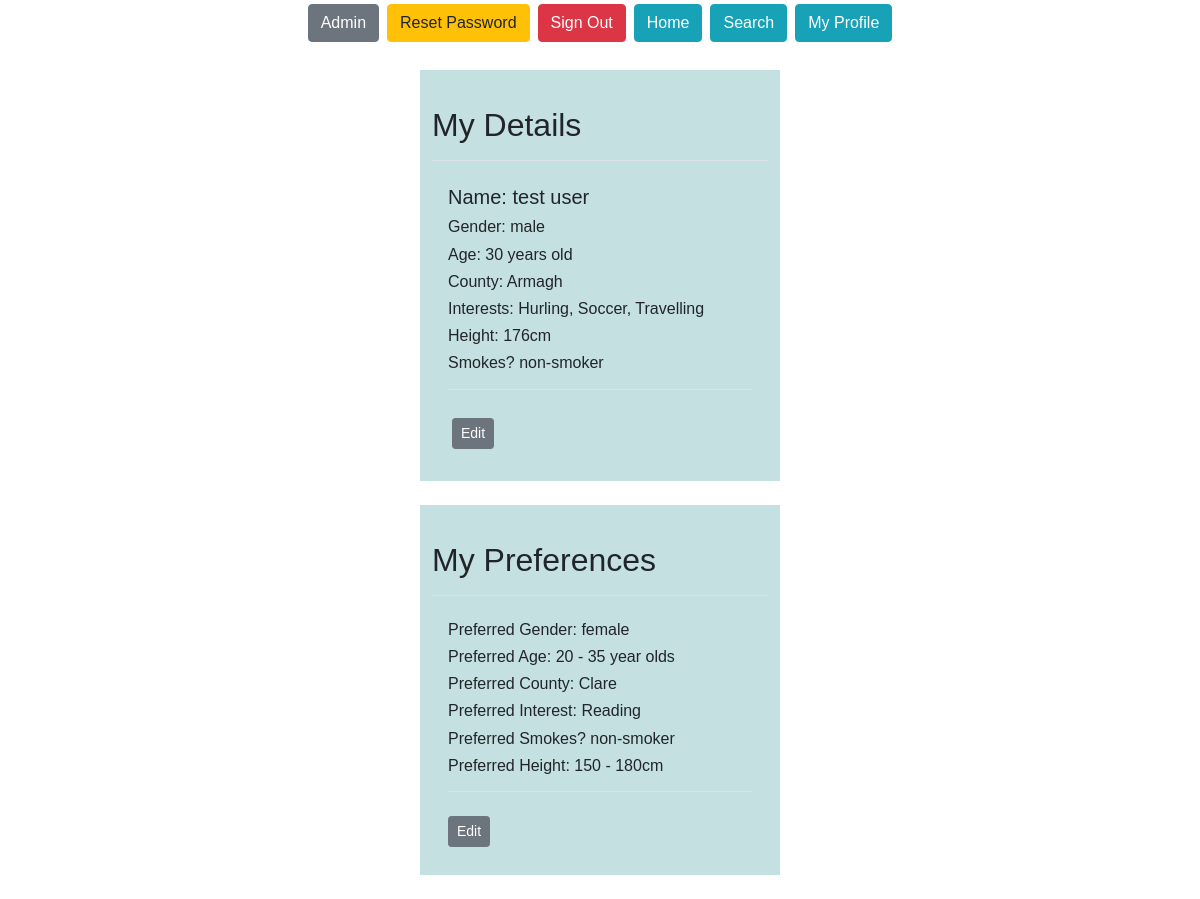
Before: /pages/main/profile.php (signed in) with the older database file.
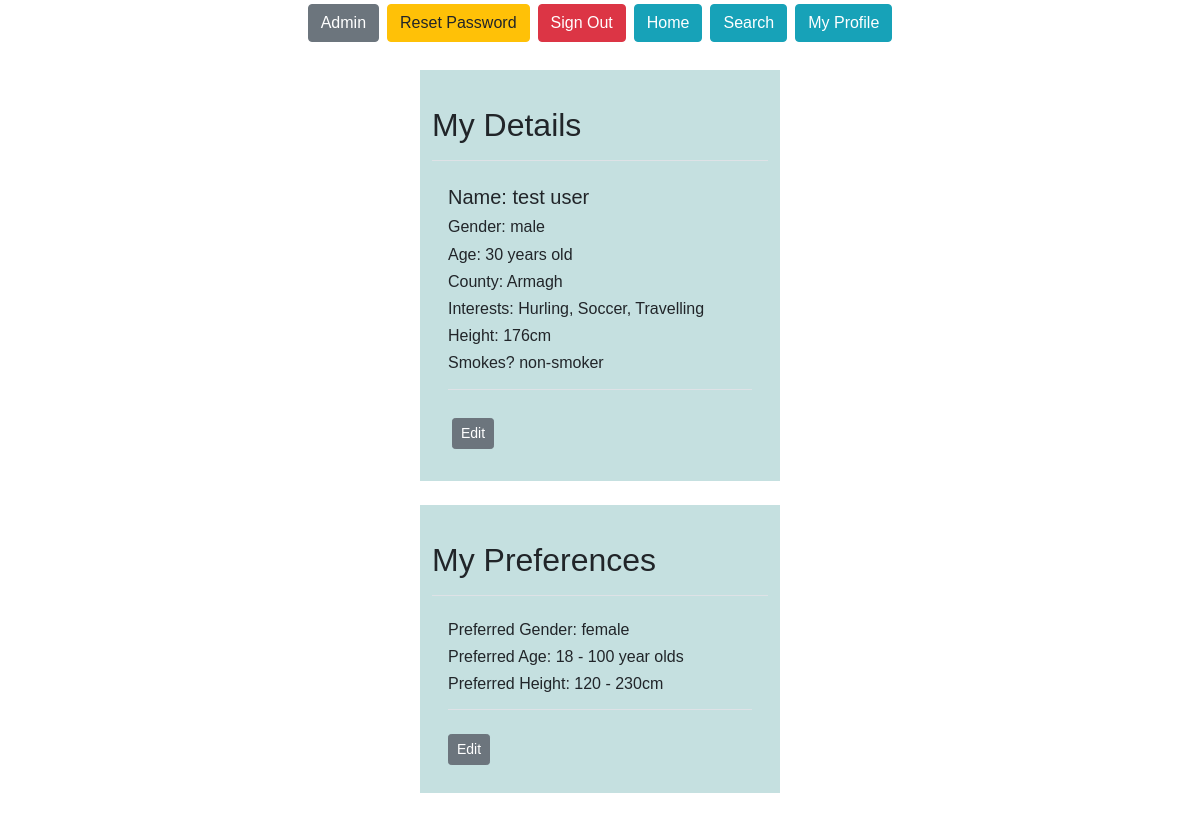
After: the same page with the newer database file.
### tables this page shows
CREATE TABLE preferences (
  userID INT NOT NULL,
  prefGender ENUM("male", "female") NOT NULL,
  prefAgeMin INT NULL DEFAULT 18,
  prefAgeMax INT NULL DEFAULT 100,
  prefCountyID INT NULL,
  prefInterestID INT NULL,
  prefSmokes ENUM("smoker", "non-smoker") NULL,
  prefHeightMin INT NULL DEFAULT 120,
  prefHeightMax INT NULL DEFAULT 230
);

### utilities/utility.php (called while the page is built, shortened)
<?php
function getUserPreferences($link, $userID) {
  $sql = "SELECT prefGender, prefAgeMin, prefAgeMax, prefCountyID, prefInterestID, prefSmokes , prefHeightMin, prefHeightMax FROM preferences WHERE userID = $userID;";
  if($stmt = mysqli_prepare($link, $sql)) {
    if(mysqli_stmt_execute($stmt)) {
      mysqli_stmt_store_result($stmt);
      if(mysqli_stmt_num_rows($stmt) == 1) {
        $preferences = array();
        mysqli_stmt_bind_result($stmt, $prefGenderTemp, $prefAgeMinTemp, $prefAgeMaxTemp, $prefCountyIDTemp, $prefInterestIDTemp, $prefSmokesTemp, $prefHeightMinTemp, $prefHeightMaxTemp);
        while (mysqli_stmt_fetch($stmt)) {
          $preferences['prefGender'] = $prefGenderTemp;
          $preferences['prefAgeMin'] = $prefAgeMinTemp;
          $preferences['prefAgeMax'] = $prefAgeMaxTemp;
          $preferences['prefCountyID'] = ($prefCountyIDTemp) ? $prefCountyIDTemp : 0;
          $preferences['prefInterestID'] = ($prefInterestIDTemp) ? $prefInterestIDTemp : 0;
          $preferences['prefSmokes'] = ($prefSmokesTemp) ? $prefSmokesTemp : "";
          $preferences['prefHeightMin'] = $prefHeightMinTemp;
          $preferences['prefHeightMax'] = $prefHeightMaxTemp;
        }
      }
    }
    else {
      echo "Oops! Something went wrong. Please try again later.";
    }
    if (isset($preferences)) {
      return $preferences;
    }
  }
}
function getEntryNameGivenID($link, $table, $entryName, $entryID, $givenID) {
  if ($givenID >= 1) {
    $sql = "SELECT $entryName FROM $table WHERE $entryID = $givenID;";
    if($stmt = mysqli_prepare($link, $sql)) {
      if(mysqli_stmt_execute($stmt)) {
        mysqli_stmt_store_result($stmt);
        if(mysqli_stmt_num_rows($stmt) == 1) {
          mysqli_stmt_bind_result($stmt, $entryNameTemp);
          while (mysqli_stmt_fetch($stmt)) {
            $entryNameResult = $entryNameTemp;
          }
        }
      }
      else {
        echo "Oops! Something went wrong. Please try again later.";
      }
      if (isset($entryNameResult)) {
        return $entryNameResult;
      }
    }
  }
}
?>

### pages/main/profile.php (the view, shortened to what this page needs)
<?php
require_once "../../utilities/utility.php";
require_once "../../utilities/config.php";
$firstName = $lastName = $gender = $dateOfBirth = $countyName = $smokes = $description = "";
$height = 0;
if(isset($_GET["userID"]) && !empty(trim($_GET["userID"]))) {
  $userID = $_GET["userID"];
  $myProfile = false;
  if (checkIfUserPairExists($link, 'pending', 'pendingUserOne', 'pendingUserTwo', $userID, $_SESSION["userID"])) { $relationshipStatus = "youLikeThem"; }
  else if (checkIfUserPairExists($link, 'pending', 'pendingUserOne', 'pendingUserTwo', $_SESSION["userID"], $userID)) { $relationshipStatus = "theyLikeYou"; }
  else if (checkIfUserPairExists($link, 'rejections', 'rejectionsUserOne', 'rejectionsUserTwo', $userID, $_SESSION["userID"])) { $relationshipStatus = "youRejectThem"; }
  else if (checkIfUserPairExists($link, 'rejections', 'rejectionsUserOne', 'rejectionsUserTwo', $_SESSION["userID"], $userID)) { $relationshipStatus = "theyRejectYou"; }
  else if (checkIfUserPairExistsMatches($link, 'matches', 'matchesUserOne', 'matchesUserTwo', $_SESSION["userID"], $userID)) { $relationshipStatus = "match"; }
}
else {
  $userID = $_SESSION["userID"];
  $myProfile = true;
}
$sql = "SELECT firstName, lastName, description, gender, dateOfBirth, countyName, smokes, height FROM user
JOIN profile JOIN countyList ON user.userID = profile.userID AND profile.countyID = countyList.countyID WHERE user.userID = $userID;";
if($stmt = mysqli_prepare($link, $sql)) {
  if(mysqli_stmt_execute($stmt)) {
    mysqli_stmt_store_result($stmt);
    if(mysqli_stmt_num_rows($stmt) == 1) {
      mysqli_stmt_bind_result($stmt, $firstNameTemp, $lastNameTemp, $descriptionTemp, $genderTemp, $dateOfBirthTemp, $countyNameTemp, $smokesTemp, $heightTemp);
      while (mysqli_stmt_fetch($stmt)) {
        $firstName = $firstNameTemp;
        $lastName = $lastNameTemp;
        $gender = $genderTemp;
        $dateOfBirth = $dateOfBirthTemp;
        $countyName = $countyNameTemp;
        $smokes = $smokesTemp;
        $height = $heightTemp;
      }
    }
  }
  else {
    echo "Oops! Something went wrong. Please try again later.";
  }
}
$sql = "SELECT interestName FROM interestList JOIN interests ON interestList.interestID = interests.interestID WHERE interests.userID = $userID;";
if($stmt = mysqli_prepare($link, $sql)) {
  if(mysqli_stmt_execute($stmt)) {
    mysqli_stmt_store_result($stmt);
    if(mysqli_stmt_num_rows($stmt) >= 1) {
      mysqli_stmt_bind_result($stmt, $interestNameTemp);
      while (mysqli_stmt_fetch($stmt)) {
        $interests[] = $interestNameTemp;
      }
    }
  }
  else {
    echo "Oops! Something went wrong. Please try again later.";
  }
}
$preferences = getUserPreferences($link, $userID);
$prefGender = $preferences['prefGender'];
$prefSmokes = $preferences['prefSmokes'];
$prefAgeMin = $preferences['prefAgeMin'];
$prefAgeMax = $preferences['prefAgeMax'];
$prefHeightMin = $preferences['prefHeightMin'];
$prefHeightMax = $preferences['prefHeightMax'];
$prefInterestID = $preferences['prefInterestID'];
$prefCountyID = $preferences['prefCountyID'];
$prefCountyName = getEntryNameGivenID($link, 'countyList', 'countyName', 'countyID', $prefCountyID);
$prefInterestName = getEntryNameGivenID($link, 'interestList', 'interestName', 'interestID', $prefInterestID);
?>
<div class="wrapper">
  <div class="pb-2 mt-4 mb-4 border-bottom">
    <h2><?php echo ($myProfile) ? 'My Details' : $firstName."'s Details";?></h2>
  </div>
  <div class="pb-2 m-3 mb-4 border-bottom">
    <div>
      <h5>Name: <?php echo $firstName.' '.$lastName ?></h5>
    </div>
    <div>
      <h6>Gender: <?php echo $gender ?></h6>
    </div>
    <div>
      <h6> Age:
      <?php
        $dateOfBirth = explode("-", $dateOfBirth);
        $age = (date("md", date("U", mktime(0, 0, 0, $dateOfBirth[2], $dateOfBirth[1], $dateOfBirth[0]))) > date("md")
          ? ((date("Y") - $dateOfBirth[0]) - 1)
          : (date("Y") - $dateOfBirth[0]));
        echo $age.' years old';
      ?>
      </h6>
    </div>
    <div>
      <h6>County: <?php echo $countyName ?></h6>
    </div>
    <div>
      <?php
        if (isset($interests)) {
          echo '<h6>Interests: ';
          $str = "";
          foreach ($interests as $interestName) {
            $str .= $interestName.', ';
          }
          $str = rtrim($str, ', ');
          echo $str;
          echo '</h6>';
        }
      ?>
    </div>
    <div>
      <h6>Height: <?php echo $height.'cm' ?></h6>
    </div>
    <div>
      <h6>Smokes? <?php echo $smokes ?></h6>
    </div>
  </div>
  <?php
    if($myProfile) {
      echo '<div class="m-3">';
      echo '<a href="edit-profile.php" class="btn btn-secondary btn-sm m-1">Edit</a>';
      echo '</div>';
    }
  ?>
</div>
<div class="wrapper">
  <div class="pb-2 mt-4 mb-4 border-bottom">
    <h2><?php echo ($myProfile) ? 'My Preferences' : $firstName."'s Preferences";?></h2>
  </div>
  <div class="pb-2 m-3 mb-4 border-bottom">
    <div>
      <h6>Preferred Gender: <?php echo $prefGender ?></h6>
    </div>
    <div>
      <h6>Preferred Age: <?php echo $prefAgeMin.' - '.$prefAgeMax.' year olds' ?></h6>
    </div>
    <div>
      <?php
        if (!empty($prefCountyName)) {
          echo '<h6>Preferred County: '.$prefCountyName.'</h6>';
        }
      ?>
    </div>
    <div>
      <?php
        if (!empty($prefInterestName)) {
          echo '<h6>Preferred Interest: '.$prefInterestName.'</h6>';
        }
      ?>
    </div>
    <div>
      <?php
        if (!empty($prefSmokes)) {
          echo '<h6>Preferred Smokes? '.$prefSmokes.'</h6>';
        }
      ?>
    </div>
    <div>
      <h6>Preferred Height: <?php echo $prefHeightMin.' - '.$prefHeightMax.'cm' ?></h6>
    </div>
  </div>
  <?php
    if($myProfile) {
      echo '<div class="m-3">';
      echo '<p><a href="edit-preferences.php" class="btn btn-secondary btn-sm">Edit</a></p>';
      echo '</div>';
    }
  ?>
</div>

### style/style.css (style rules this page uses)
* { -webkit-box-sizing: border-box; -moz-box-sizing: border-box; -ms-box-sizing: border-box; box-sizing: border-box; }
body { font: 14px sans-serif; }
.wrapper { width: 30%; padding: 1%; margin: 2% auto; background-color: rgb(197, 224, 224); }

Changed rows visible on the page:
changed preferences "female": prefAgeMin "20" → "18"; prefAgeMax "35" → "100"; prefHeightMin "150" → "120"; prefHeightMax "180" → "230"; prefSmokes "non-smoker" → (not shown)
Other visible differences:
$prefCountyName: "Clare" → (not shown)
$prefInterestName: "Reading" → (not shown)
text no longer shown: "Preferred County: Preferred Interest: Preferred Smokes?"
